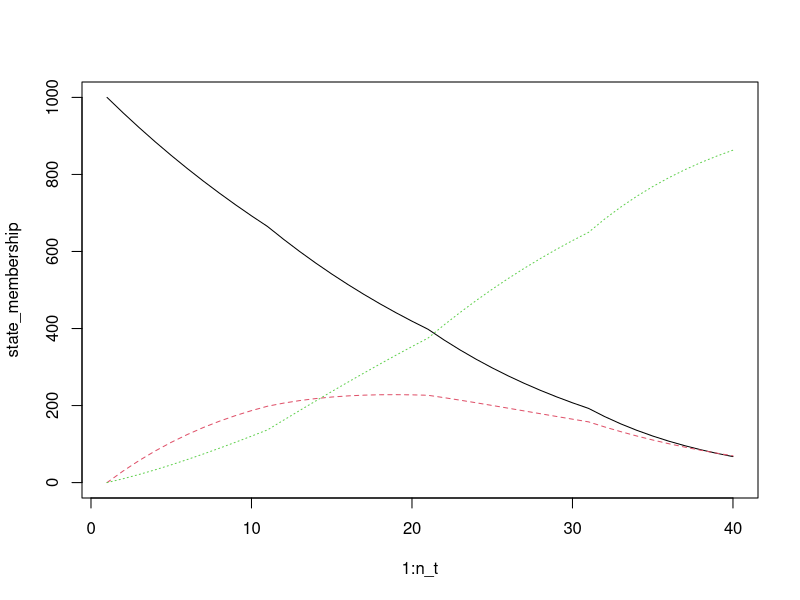

The R script that drew this image:
#Create number of cycles
n_t <- 40
#States
n_s <- 3
#Cohort
n_c <- 1000
#State names
v_state_names <- c("Healthy", "Sick", "Dead")

# Matrix Probabilities with transition periods
trans_mat <- array(NA_real_,
             dim = c(n_s, n_s, n_t),
            dimnames = list(from = v_state_names,
                            to = v_state_names,
                            cycle = 1:n_t))

#Rules (like dead can't go healthy)
trans_mat[2,1, ] <- 0
trans_mat[3,1, ] <- 0
trans_mat[3,2, ] <- 0
#Base transition probabilities
trans_mat[1,2, ] <- 0.03
trans_mat[3,3, ] <- 1
#Vary transition probabilities
trans_mat[1,3, 1:10] <- 0.01
trans_mat[1,3, 11:20 ] <- 0.02
trans_mat[1,3, 21:30] <- 0.04
trans_mat[1,3, 31:40] <- 0.08

trans_mat[2,3, ] <- trans_mat[1,3, ] + 0.04

trans_mat[2, 2, ] <- 1 - trans_mat[2, 3, ]

trans_mat[1,1,] <- 1 - apply(trans_mat[1, , ], 2, sum, na.rm = TRUE)

head(trans_mat, 5)

#Create parking lot for state membership
state_membership <- array(NA_real_, dim = c(n_t, n_s),
                          dimnames = list(cycle = 1:n_t, state = v_state_names))
#Create initial state
state_membership[1, ] <- c(n_c, 0, 0)
#State membership iteration loop
for (i in 2:n_t) { state_membership[i, ] <- state_membership[i-1, ] %*% 
  trans_mat[ , , i - 1]}

head(state_membership, 5)

#Create payoff matrix
payoffs <- array(NA_real_,
                 dim = c(n_s, 2, n_t),
                 dimnames = list(state = v_state_names,
                                  payoff = c("Cost", "QALY"),
                                  cycle = 1:n_t))
payoffs[, , 1:10] <- c(10, 800, 0, 0.95, 0.65, 0)
payoffs[, , 11:20] <- c(25, 1000, 0, 0.92, 0.60, 0)
payoffs[, , 21:30] <- c(40, 1200, 0, 0.88, 0.55, 0)
payoffs[, , 31:40] <- c(80, 1000, 0, 0.85, 0.50, 0)

head(payoffs, 5)

payoff_trace <- array(NA_real_,
                      dim = c(n_t, 2),
                      dimnames = list(cycle = 1:n_t, payoff = c("Cost", "QALY")))
for(i in 1:n_t) {
  payoff_trace[i, ] <- state_membership[i, ] %*% payoffs[, , i]
}

head(payoff_trace, 5)

#Get Avg 
colSums(payoff_trace)/n_c

#Plotting for state trends
matplot(1:n_t, state_membership, type = 'l')
